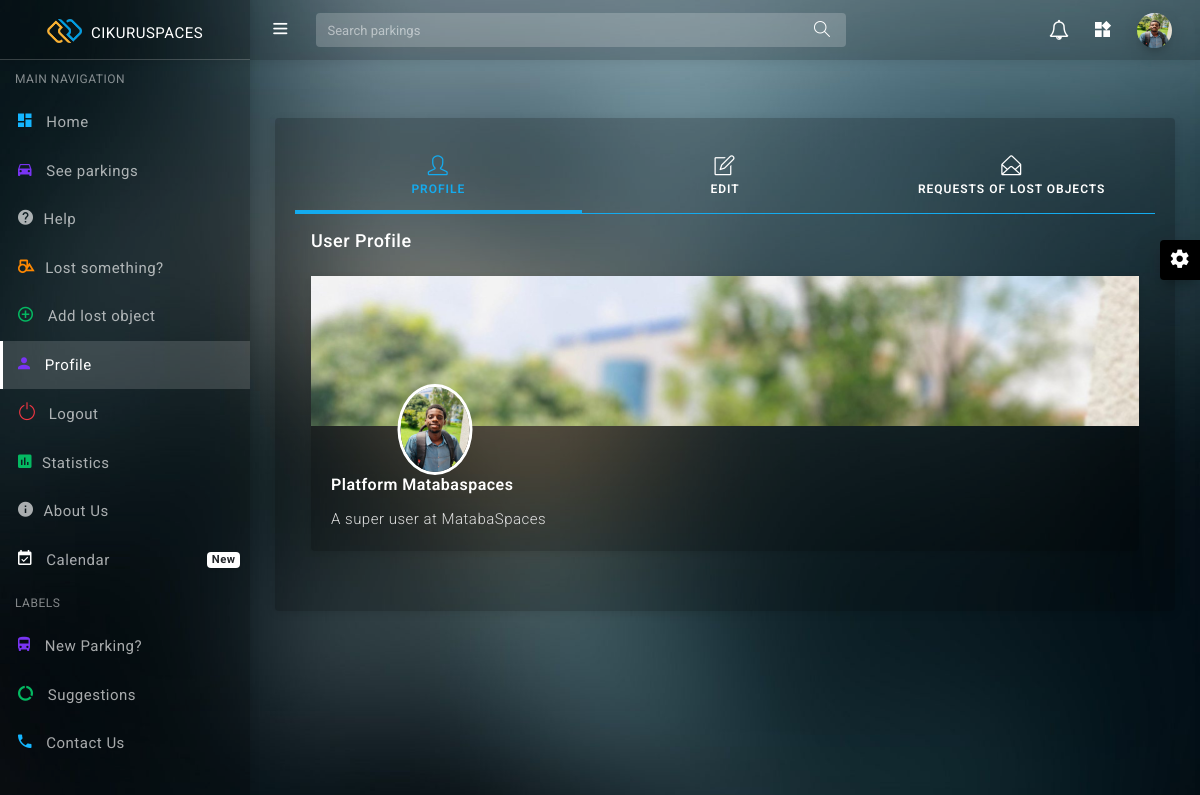
Page /change/ (signed in) on the committed database.
### authentication/models.py (models this page shows)
class User(AbstractUser):
    email=models.EmailField(max_length=100,unique=True,null=True)
    phone_number = models.IntegerField(unique=True,null=True)
    photo = models.ImageField(upload_to='user_images/',default="images/avatar.png")
    bio=models.CharField(null=True,blank=True,max_length=250)
    USERNAME_FIELD='email'
    REQUIRED_FIELDS=[]
    def __str__(self):
        return self.username

### authentication/views.py (the view, shortened to what this page needs)
# urls.py: path('change/', views.changeAll, name="change"),
@login_required
def changeAll(request):
    user = request.user
    accepted_image_formats = ".jpg, .png, .gif, .bmp, .tiff, .svg, .webp, .raw, .psd, .ai"
    lost_object_requests = LostRequest.objects.all().order_by('-date')
    lost_requests = LostRequest.objects.filter(user=request.user)
    context = {
       'user': request.user,
       'lost_requetes':lost_requests,
       'lost_object_requests':lost_object_requests,
       }
    return render(request, 'authentication/profile.html', context)

### authentication/templates/authentication/profile.html (shortened to what this page needs)
{% load static %}
<!DOCTYPE html>
<html lang="en">
<head>
  <link href="{% static 'dashtreme-master/assets/plugins/simplebar/css/simplebar.css' %}" rel="stylesheet"/>
  <link href="{% static 'dashtreme-master/assets/css/bootstrap.min.css' %}" rel="stylesheet"/>
  <link href="{% static 'dashtreme-master/assets/css/animate.css' %}" rel="stylesheet" type="text/css"/>
  <link href="{% static 'dashtreme-master/assets/css/icons.css' %}" rel="stylesheet" type="text/css"/>
  <link href="{% static 'dashtreme-master/assets/css/sidebar-menu.css' %}" rel="stylesheet"/>
  <link href="{% static 'dashtreme-master/assets/css/app-style.css' %}" rel="stylesheet"/>
</head>
<body class="bg-theme bg-theme2">
 <div id="wrapper">
  <div id="sidebar-wrapper" data-simplebar="" data-simplebar-auto-hide="true">
    <div class="brand-logo">
     <a href="{% url 'home'%}">
      <img src="{% static 'dashtreme-master/assets/images/logo-icon.png' %}" class="logo-icon" alt="logo icon">
      <h5 class="logo-text">CikuruSpaces</h5>
    </a>
  </div>
  <ul class="sidebar-menu do-nicescrol">
   <li class="sidebar-header">MAIN NAVIGATION</li>
   <li>
     <a href="{% url 'home'%}">
       <i class="zmdi zmdi-view-dashboard text-info"></i> <span>Home</span>
     </a>
   </li>
   <li>
    <a href="{% url 'home'%}#all">
      <i class="zmdi zmdi-car text-primary"></i> <span>See parkings</span>
    </a>
  </li>
  <li>
    <a href="{% url 'help'%}">
      <i class="zmdi zmdi-help"></i><span>Help </span>
    </a>
  </li>
   {% if request.user.is_authenticated %}
   <li>
     <a href="{% url 'found_objects'%}">
       <i class="zmdi zmdi-shape text-warning"></i><span>Lost something?</span>
     </a>
   </li>
   {% if user.is_superuser or is_parking_manager %}
   <li>
     <a href="{% url 'add_found_object'%}">
      <i class="zmdi zmdi-plus-circle-o text-success"> </i> <span> Add lost object</span>
     </a>
   </li>
   {% else %}
   <li>
    <a href="{% url 'request_lost_object'%}">
      <i class="zmdi zmdi-assignment text-success"></i> <span>Request for lost object</span>
    </a>
  </li>
   {% endif%}
   <li>
     <a href="{% url 'change' %}">
       <i class="zmdi zmdi-account text-primary"></i> <span>Profile</span>
     </a>
   </li>
   <li>
     <a href="{% url 'logout' %}">
       <i class="icon-power mr-2 text-danger"></i> <span>Logout</span>
     </a>
   </li>
   <li>
   {% endif %}
     <a href="{% url 'statistics'%}">
       <i class="zmdi zmdi-chart text-success"></i><span>Statistics</span>
     </a>
   </li>
   <li>
     <a href="{% url 'about' %}">
       <i class="zmdi zmdi-info"></i><span>About Us</span>
     </a>
   </li>
   <li>
     <a href="{% url 'calendar' %}">
       <i class="zmdi zmdi-calendar-check text-white"></i> <span>Calendar</span>
       <small class="badge float-right badge-light">New</small>
     </a>
   </li>
   <li class="sidebar-header">LABELS</li>
   <li><a href="{% url 'contact' %}#parking"><i class="zmdi zmdi-bus text-primary"></i> <span>New Parking?</span></a></li>
   <li><a href="{% url 'contact' %}#suggest"><i class="zmdi zmdi-chart-donut text-success"></i> <span>Suggestions</span></a></li>
   <li><a href="{% url 'contact' %}#contact"><i class="zmdi zmdi-phone text-info"></i> <span>Contact Us</span></a></li>
 </ul>
  </div>
<header class="topbar-nav">
 <nav class="navbar navbar-expand fixed-top">
  <ul class="navbar-nav mr-auto align-items-center">
    <li class="nav-item">
      <a class="nav-link toggle-menu" href="javascript:void();">
       <i class="icon-menu menu-icon"></i>
     </a>
    </li>
    <li class="nav-item">
      <form class="search-bar" method="GET" action="{% url 'home' %}#all">
        <input type="text" class="form-control" name="q" placeholder="Search parkings">
         <a href="{% url 'home' %}#all"><i class="icon-magnifier"></i></a>
      </form>
    </li>
  </ul>
  <ul class="navbar-nav align-items-center right-nav-link">
    <li class="nav-item dropdown-lg">
      <a class="nav-link dropdown-toggle dropdown-toggle-nocaret waves-effect" href="{% url 'notif' %}">
      <i class="fa fa-bell-o"></i></a>
    </li>
    <li class="nav-item language">
      <a class="nav-link dropdown-toggle dropdown-toggle-nocaret waves-effect" data-toggle="dropdown" href="javascript:void();"><i class="zmdi zmdi-widgets"></i></a>
    </li>
    {% if request.user.is_authenticated%}
    <li class="nav-item">
      <a class="nav-link dropdown-toggle dropdown-toggle-nocaret" data-toggle="dropdown" href="#">
        <span class="user-profile"><img src="{{request.user.photo.url}}" class="img-circle" alt="user avatar"></span>
      </a>
    </li>
    {% endif %}
  </ul>
</nav>
</header>
  <div class="content-wrapper">
    <div class="container-fluid">
           <div class="card card-authentication3 mx-auto my-4">
            <div class="card-body">
                <ul class="nav nav-tabs nav-tabs-primary top-icon nav-justified">
                    <li class="nav-item">
                      <a href="javascript:void();" data-target="#profile" data-toggle="pill" class="nav-link active"><i class="icon-user"></i> <span class="hidden-xs">Profile</span></a>
                    </li>
                    <li class="nav-item">
                      <a href="javascript:void();" data-target="#edit" data-toggle="pill" class="nav-link "><i class="icon-note"></i> <span class="hidden-xs">Edit</span></a>
                    </li>
                      {% if user.is_superuser or is_parking_manager %}
                    <li class="nav-item">
                      <a href="javascript:void();" data-target="#messages" data-toggle="pill" class="nav-link"><i class="icon-envelope-open"></i> <span class="hidden-xs">Requests of lost objects</span></a>
                    </li>
                    {% else %}
                    <li class="nav-item">
                      <a href="javascript:void();" data-target="#messages" data-toggle="pill" class="nav-link"><i class="icon-envelope-open"></i> <span class="hidden-xs">Messages</span></a>
                    </li>
                    {% endif %}
                </ul>
                <div class="tab-content p-3">
                  <div class="tab-pane active" id="profile">
                    <h5 class="mb-3">User Profile</h5>
                    <div class="card profile-card-2 card-authentication3 mx-auto my-4">
                      <div class="card-img-block">
                          <img class="img-fluid" src="{{request.user.photo.url}}"  alt="Card image cap">
                      </div>
                      <div class="card-body pt-5">
                        <img src="{{request.user.photo.url}}" alt="profile-image" class="profile">
                        <h5 class="card-title">{{request.user.first_name.capitalize}} {{request.user.last_name.capitalize}}</h5>
                        <p class="card-text">{{request.user.bio}}</p>
                      </div>
                    </div>
                  </div>
      </div>
    </div>
    </div>
   </div>
   <div class="right-sidebar">
    <div class="switcher-icon">
      <i class="zmdi zmdi-settings zmdi-hc-spin"></i>
    </div>
   </div>
  </div>
</body>
</html>

### static/dashtreme-master/assets/css/sidebar-menu.css (style rules this page uses)
.sidebar-menu { list-style: none; margin: 0; padding: 0; background-color: transparent; }
.sidebar-menu>li { position: relative; margin: 0; padding: 0; }
.sidebar-menu>li>a { padding: 13px 5px 13px 15px; display: block; border-left: 3px solid transparent; color: rgba(255, 255, 255, 0.65); font-size: 15px; }
.sidebar-menu>li:hover>a, .sidebar-menu>li.active>a { color: #ffffff; background: rgba(255, 255, 255, 0.15); border-left-color: #ffffff; }
.sidebar-menu>li .label, .sidebar-menu>li .badge { margin-top: 3px; margin-right: 5px; }
.sidebar-menu li.sidebar-header { padding: 10px 25px 10px 15px; font-size: 12px; color: rgba(255, 255, 255, 0.5); }
.sidebar-menu a { color: #b8c7ce; text-decoration: none; }

### rows in the picture
User: user.photo (picture), user.first_name "Platform", user.last_name "Matabaspaces", user.bio "A super user at MatabaSpaces"
